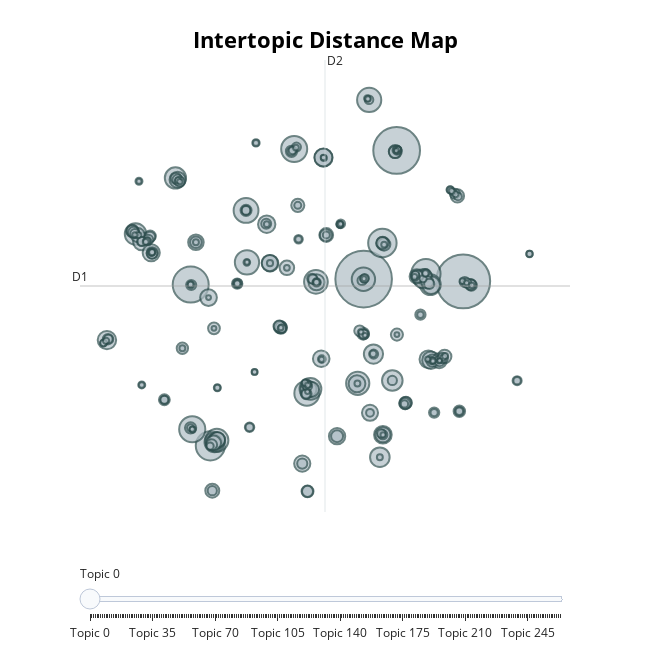

Notebook code cell kept with this figure:
### Code cell
topic_model.visualize_topics()

### Figure 1 — Plotly figure (JSON) as saved in the notebook; plotly's stock layout.template omitted (floating-point values rounded to 4 significant figures; data arrays with more than 128 entries replaced by an {"elided": "..."} marker saying what was removed)
{"data": [{"customdata": {"elided": "264x3 mixed values"}, "hovertemplate": "<b>Topic %{customdata[0]}</b><br>%{customdata[1]}<br>Size: %{customdata[2]}", "legendgroup": "", "marker": {"color": "#B0BEC5", "line": {"color": "DarkSlateGrey", "width": 2}, "size": {"elided": "264 int values"}, "sizemode": "area", "sizeref": 0.8512, "symbol": "circle"}, "mode": "markers", "name": "", "orientation": "v", "showlegend": false, "type": "scatter", "x": {"elided": "264 float values"}, "xaxis": "x", "y": {"elided": "264 float values"}, "yaxis": "y"}], "layout": {"annotations": [{"showarrow": false, "text": "D1", "x": -12.95, "y": 5.78, "yshift": 10}, {"showarrow": false, "text": "D2", "x": 4.715, "xshift": 10, "y": 25.03}], "height": 650, "hoverlabel": {"bgcolor": "white", "font": {"family": "Rockwell", "size": 16}}, "legend": {"itemsizing": "constant", "tracegroupgap": 0}, "margin": {"t": 60}, "shapes": [{"line": {"color": "#CFD8DC", "width": 2}, "type": "line", "x0": 4.715, "x1": 4.715, "y0": -13.47, "y1": 25.03}, {"line": {"color": "#9E9E9E", "width": 2}, "type": "line", "x0": -12.95, "x1": 22.38, "y0": 5.78, "y1": 5.78}], "sliders": [{"active": 0, "pad": {"t": 50}, "steps": [{"args": [{"marker.color": {"elided": "1x264 str values"}}], "label": "Topic 0", "method": "update"}, {"args": [{"marker.color": {"elided": "1x264 str values"}}], "label": "Topic 1", "method": "update"}, {"args": [{"marker.color": {"elided": "1x264 str values"}}], "label": "Topic 2", "method": "update"}, {"args": [{"marker.color": {"elided": "1x264 str values"}}], "label": "Topic 3", "method": "update"}, {"args": [{"marker.color": {"elided": "1x264 str values"}}], "label": "Topic 4", "method": "update"}, {"args": [{"marker.color": {"elided": "1x264 str values"}}], "label": "Topic 5", "method": "update"}, {"args": [{"marker.color": {"elided": "1x264 str values"}}], "label": "Topic 6", "method": "update"}, {"args": [{"marker.color": {"elided": "1x264 str values"}}], "label": "Topic 7", "method": "update"}, {"args": [{"marker.color": {"elided": "1x264 str values"}}], "label": "Topic 8", "method": "update"}, {"args": [{"marker.color": {"elided": "1x264 str values"}}], "label": "Topic 9", "method": "update"}, {"args": [{"marker.color": {"elided": "1x264 str values"}}], "label": "Topic 10", "method": "update"}, {"args": [{"marker.color": {"elided": "1x264 str values"}}], "label": "Topic 11", "method": "update"}, {"args": [{"marker.color": {"elided": "1x264 str values"}}], "label": "Topic 12", "method": "update"}, {"args": [{"marker.color": {"elided": "1x264 str values"}}], "label": "Topic 13", "method": "update"}, {"args": [{"marker.color": {"elided": "1x264 str values"}}], "label": "Topic 14", "method": "update"}, {"args": [{"marker.color": {"elided": "1x264 str values"}}], "label": "Topic 15", "method": "update"}, {"args": [{"marker.color": {"elided": "1x264 str values"}}], "label": "Topic 16", "method": "update"}, {"args": [{"marker.color": {"elided": "1x264 str values"}}], "label": "Topic 17", "method": "update"}, {"args": [{"marker.color": {"elided": "1x264 str values"}}], "label": "Topic 18", "method": "update"}, {"args": [{"marker.color": {"elided": "1x264 str values"}}], "label": "Topic 19", "method": "update"}, {"args": [{"marker.color": {"elided": "1x264 str values"}}], "label": "Topic 20", "method": "update"}, {"args": [{"marker.color": {"elided": "1x264 str values"}}], "label": "Topic 21", "method": "update"}, {"args": [{"marker.color": {"elided": "1x264 str values"}}], "label": "Topic 22", "method": "update"}, {"args": [{"marker.color": {"elided": "1x264 str values"}}], "label": "Topic 23", "method": "update"}, {"args": [{"marker.color": {"elided": "1x264 str values"}}], "label": "Topic 24", "method": "update"}, {"args": [{"marker.color": {"elided": "1x264 str values"}}], "label": "Topic 25", "method": "update"}, {"args": [{"marker.color": {"elided": "1x264 str values"}}], "label": "Topic 26", "method": "update"}, {"args": [{"marker.color": {"elided": "1x264 str values"}}], "label": "Topic 27", "method": "update"}, {"args": [{"marker.color": {"elided": "1x264 str values"}}], "label": "Topic 28", "method": "update"}, {"args": [{"marker.color": {"elided": "1x264 str values"}}], "label": "Topic 29", "method": "update"}, {"args": [{"marker.color": {"elided": "1x264 str values"}}], "label": "Topic 30", "method": "update"}, {"args": [{"marker.color": {"elided": "1x264 str values"}}], "label": "Topic 31", "method": "update"}, {"args": [{"marker.color": {"elided": "1x264 str values"}}], "label": "Topic 32", "method": "update"}, {"args": [{"marker.color": {"elided": "1x264 str values"}}], "label": "Topic 33", "method": "update"}, {"args": [{"marker.color": {"elided": "1x264 str values"}}], "label": "Topic 34", "method": "update"}, {"args": [{"marker.color": {"elided": "1x264 str values"}}], "label": "Topic 35", "method": "update"}, {"args": [{"marker.color": {"elided": "1x264 str values"}}], "label": "Topic 36", "method": "update"}, {"args": [{"marker.color": {"elided": "1x264 str values"}}], "label": "Topic 37", "method": "update"}, {"args": [{"marker.color": {"elided": "1x264 str values"}}], "label": "Topic 38", "method": "update"}, {"args": [{"marker.color": {"elided": "1x264 str values"}}], "label": "Topic 39", "method": "update"}, {"args": [{"marker.color": {"elided": "1x264 str values"}}], "label": "Topic 40", "method": "update"}, {"args": [{"marker.color": {"elided": "1x264 str values"}}], "label": "Topic 41", "method": "update"}, {"args": [{"marker.color": {"elided": "1x264 str values"}}], "label": "Topic 42", "method": "update"}, {"args": [{"marker.color": {"elided": "1x264 str values"}}], "label": "Topic 43", "method": "update"}, {"args": [{"marker.color": {"elided": "1x264 str values"}}], "label": "Topic 44", "method": "update"}, {"args": [{"marker.color": {"elided": "1x264 str values"}}], "label": "Topic 45", "method": "update"}, {"args": [{"marker.color": {"elided": "1x264 str values"}}], "label": "Topic 46", "method": "update"}, {"args": [{"marker.color": {"elided": "1x264 str values"}}], "label": "Topic 47", "method": "update"}, {"args": [{"marker.color": {"elided": "1x264 str values"}}], "label": "Topic 48", "method": "update"}, {"args": [{"marker.color": {"elided": "1x264 str values"}}], "label": "Topic 49", "method": "update"}, {"args": [{"marker.color": {"elided": "1x264 str values"}}], "label": "Topic 50", "method": "update"}, {"args": [{"marker.color": {"elided": "1x264 str values"}}], "label": "Topic 51", "method": "update"}, {"args": [{"marker.color": {"elided": "1x264 str values"}}], "label": "Topic 52", "method": "update"}, {"args": [{"marker.color": {"elided": "1x264 str values"}}], "label": "Topic 53", "method": "update"}, {"args": [{"marker.color": {"elided": "1x264 str values"}}], "label": "Topic 54", "method": "update"}, {"args": [{"marker.color": {"elided": "1x264 str values"}}], "label": "Topic 55", "method": "update"}, {"args": [{"marker.color": {"elided": "1x264 str values"}}], "label": "Topic 56", "method": "update"}, {"args": [{"marker.color": {"elided": "1x264 str values"}}], "label": "Topic 57", "method": "update"}, {"args": [{"marker.color": {"elided": "1x264 str values"}}], "label": "Topic 58", "method": "update"}, {"args": [{"marker.color": {"elided": "1x264 str values"}}], "label": "Topic 59", "method": "update"}, {"args": [{"marker.color": {"elided": "1x264 str values"}}], "label": "Topic 60", "method": "update"}, {"args": [{"marker.color": {"elided": "1x264 str values"}}], "label": "Topic 61", "method": "update"}, {"args": [{"marker.color": {"elided": "1x264 str values"}}], "label": "Topic 62", "method": "update"}, {"args": [{"marker.color": {"elided": "1x264 str values"}}], "label": "Topic 63", "method": "update"}, {"args": [{"marker.color": {"elided": "1x264 str values"}}], "label": "Topic 64", "method": "update"}, {"args": [{"marker.color": {"elided": "1x264 str values"}}], "label": "Topic 65", "method": "update"}, {"args": [{"marker.color": {"elided": "1x264 str values"}}], "label": "Topic 66", "method": "update"}, {"args": [{"marker.color": {"elided": "1x264 str values"}}], "label": "Topic 67", "method": "update"}, {"args": [{"marker.color": {"elided": "1x264 str values"}}], "label": "Topic 68", "method": "update"}, {"args": [{"marker.color": {"elided": "1x264 str values"}}], "label": "Topic 69", "method": "update"}, {"args": [{"marker.color": {"elided": "1x264 str values"}}], "label": "Topic 70", "method": "update"}, {"args": [{"marker.color": {"elided": "1x264 str values"}}], "label": "Topic 71", "method": "update"}, {"args": [{"marker.color": {"elided": "1x264 str values"}}], "label": "Topic 72", "method": "update"}, {"args": [{"marker.color": {"elided": "1x264 str values"}}], "label": "Topic 73", "method": "update"}, {"args": [{"marker.color": {"elided": "1x264 str values"}}], "label": "Topic 74", "method": "update"}, {"args": [{"marker.color": {"elided": "1x264 str values"}}], "label": "Topic 75", "method": "update"}, {"args": [{"marker.color": {"elided": "1x264 str values"}}], "label": "Topic 76", "method": "update"}, {"args": [{"marker.color": {"elided": "1x264 str values"}}], "label": "Topic 77", "method": "update"}, {"args": [{"marker.color": {"elided": "1x264 str values"}}], "label": "Topic 78", "method": "update"}, {"args": [{"marker.color": {"elided": "1x264 str values"}}], "label": "Topic 79", "method": "update"}, {"args": [{"marker.color": {"elided": "1x264 str values"}}], "label": "Topic 80", "method": "update"}, {"args": [{"marker.color": {"elided": "1x264 str values"}}], "label": "Topic 81", "method": "update"}, {"args": [{"marker.color": {"elided": "1x264 str values"}}], "label": "Topic 82", "method": "update"}, {"args": [{"marker.color": {"elided": "1x264 str values"}}], "label": "Topic 83", "method": "update"}, {"args": [{"marker.color": {"elided": "1x264 str values"}}], "label": "Topic 84", "method": "update"}, {"args": [{"marker.color": {"elided": "1x264 str values"}}], "label": "Topic 85", "method": "update"}, {"args": [{"marker.color": {"elided": "1x264 str values"}}], "label": "Topic 86", "method": "update"}, {"args": [{"marker.color": {"elided": "1x264 str values"}}], "label": "Topic 87", "method": "update"}, {"args": [{"marker.color": {"elided": "1x264 str values"}}], "label": "Topic 88", "method": "update"}, {"args": [{"marker.color": {"elided": "1x264 str values"}}], "label": "Topic 89", "method": "update"}, {"args": [{"marker.color": {"elided": "1x264 str values"}}], "label": "Topic 90", "method": "update"}, {"args": [{"marker.color": {"elided": "1x264 str values"}}], "label": "Topic 91", "method": "update"}, {"args": [{"marker.color": {"elided": "1x264 str values"}}], "label": "Topic 92", "method": "update"}, {"args": [{"marker.color": {"elided": "1x264 str values"}}], "label": "Topic 93", "method": "update"}, {"args": [{"marker.color": {"elided": "1x264 str values"}}], "label": "Topic 94", "method": "update"}, {"args": [{"marker.color": {"elided": "1x264 str values"}}], "label": "Topic 95", "method": "update"}, {"args": [{"marker.color": {"elided": "1x264 str values"}}], "label": "Topic 96", "method": "update"}, {"args": [{"marker.color": {"elided": "1x264 str values"}}], "label": "Topic 97", "method": "update"}, {"args": [{"marker.color": {"elided": "1x264 str values"}}], "label": "Topic 98", "method": "update"}, {"args": [{"marker.color": {"elided": "1x264 str values"}}], "label": "Topic 99", "method": "update"}, {"args": [{"marker.color": {"elided": "1x264 str values"}}], "label": "Topic 100", "method": "update"}, {"args": [{"marker.color": {"elided": "1x264 str values"}}], "label": "Topic 101", "method": "update"}, {"args": [{"marker.color": {"elided": "1x264 str values"}}], "label": "Topic 102", "method": "update"}, {"args": [{"marker.color": {"elided": "1x264 str values"}}], "label": "Topic 103", "method": "update"}, {"args": [{"marker.color": {"elided": "1x264 str values"}}], "label": "Topic 104", "method": "update"}, {"args": [{"marker.color": {"elided": "1x264 str values"}}], "label": "Topic 105", "method": "update"}, {"args": [{"marker.color": {"elided": "1x264 str values"}}], "label": "Topic 106", "method": "update"}, {"args": [{"marker.color": {"elided": "1x264 str values"}}], "label": "Topic 107", "method": "update"}, {"args": [{"marker.color": {"elided": "1x264 str values"}}], "label": "Topic 108", "method": "update"}, {"args": [{"marker.color": {"elided": "1x264 str values"}}], "label": "Topic 109", "method": "update"}, {"args": [{"marker.color": {"elided": "1x264 str values"}}], "label": "Topic 110", "method": "update"}, {"args": [{"marker.color": {"elided": "1x264 str values"}}], "label": "Topic 111", "method": "update"}, {"args": [{"marker.color": {"elided": "1x264 str values"}}], "label": "Topic 112", "method": "update"}, {"args": [{"marker.color": {"elided": "1x264 str values"}}], "label": "Topic 113", "method": "update"}, {"args": [{"marker.color": {"elided": "1x264 str values"}}], "label": "Topic 114", "method": "update"}, {"args": [{"marker.color": {"elided": "1x264 str values"}}], "label": "Topic 115", "method": "update"}, {"args": [{"marker.color": {"elided": "1x264 str values"}}], "label": "Topic 116", "method": "update"}, {"args": [{"marker.color": {"elided": "1x264 str values"}}], "label": "Topic 117", "method": "update"}, {"args": [{"marker.color": {"elided": "1x264 str values"}}], "label": "Topic 118", "method": "update"}, {"args": [{"marker.color": {"elided": "1x264 str values"}}], "label": "Topic 119", "method": "update"}, {"args": [{"marker.color": {"elided": "1x264 str values"}}], "label": "Topic 120", "method": "update"}, {"args": [{"marker.color": {"elided": "1x264 str values"}}], "label": "Topic 121", "method": "update"}, {"args": [{"marker.color": {"elided": "1x264 str values"}}], "label": "Topic 122", "method": "update"}, {"args": [{"marker.color": {"elided": "1x264 str values"}}], "label": "Topic 123", "method": "update"}, {"args": [{"marker.color": {"elided": "1x264 str values"}}], "label": "Topic 124", "method": "update"}, {"args": [{"marker.color": {"elided": "1x264 str values"}}], "label": "Topic 125", "method": "update"}, {"args": [{"marker.color": {"elided": "1x264 str values"}}], "label": "Topic 126", "method": "update"}, {"args": [{"marker.color": {"elided": "1x264 str values"}}], "label": "Topic 127", "method": "update"}, {"args": [{"marker.color": {"elided": "1x264 str values"}}], "label": "Topic 128", "method": "update"}, {"args": [{"marker.color": {"elided": "1x264 str values"}}], "label": "Topic 129", "method": "update"}, {"args": [{"marker.color": {"elided": "1x264 str values"}}], "label": "Topic 130", "method": "update"}, {"args": [{"marker.color": {"elided": "1x264 str values"}}], "label": "Topic 131", "method": "update"}, {"args": [{"marker.color": {"elided": "1x264 str values"}}], "label": "Topic 132", "method": "update"}, {"args": [{"marker.color": {"elided": "1x264 str values"}}], "label": "Topic 133", "method": "update"}, {"args": [{"marker.color": {"elided": "1x264 str values"}}], "label": "Topic 134", "method": "update"}, {"args": [{"marker.color": {"elided": "1x264 str values"}}], "label": "Topic 135", "method": "update"}, {"args": [{"marker.color": {"elided": "1x264 str values"}}], "label": "Topic 136", "method": "update"}, {"args": [{"marker.color": {"elided": "1x264 str values"}}], "label": "Topic 137", "method": "update"}, {"args": [{"marker.color": {"elided": "1x264 str values"}}], "label": "Topic 138", "method": "update"}, {"args": [{"marker.color": {"elided": "1x264 str values"}}], "label": "Topic 139", "method": "update"}, {"args": [{"marker.color": {"elided": "1x264 str values"}}], "label": "Topic 140", "method": "update"}, {"args": [{"marker.color": {"elided": "1x264 str values"}}], "label": "Topic 141", "method": "update"}, {"args": [{"marker.color": {"elided": "1x264 str values"}}], "label": "Topic 142", "method": "update"}, {"args": [{"marker.color": {"elided": "1x264 str values"}}], "label": "Topic 143", "method": "update"}, {"args": [{"marker.color": {"elided": "1x264 str values"}}], "label": "Topic 144", "method": "update"}, {"args": [{"marker.color": {"elided": "1x264 str values"}}], "label": "Topic 145", "method": "update"}, {"args": [{"marker.color": {"elided": "1x264 str values"}}], "label": "Topic 146", "method": "update"}, {"args": [{"marker.color": {"elided": "1x264 str values"}}], "label": "Topic 147", "method": "update"}, {"args": [{"marker.color": {"elided": "1x264 str values"}}], "label": "Topic 148", "method": "update"}, {"args": [{"marker.color": {"elided": "1x264 str values"}}], "label": "Topic 149", "method": "update"}, {"args": [{"marker.color": {"elided": "1x264 str values"}}], "label": "Topic 150", "method": "update"}, {"args": [{"marker.color": {"elided": "1x264 str values"}}], "label": "Topic 151", "method": "update"}, {"args": [{"marker.color": {"elided": "1x264 str values"}}], "label": "Topic 152", "method": "update"}, {"args": [{"marker.color": {"elided": "1x264 str values"}}], "label": "Topic 153", "method": "update"}, {"args": [{"marker.color": {"elided": "1x264 str values"}}], "label": "Topic 154", "method": "update"}, {"args": [{"marker.color": {"elided": "1x264 str values"}}], "label": "Topic 155", "method": "update"}, {"args": [{"marker.color": {"elided": "1x264 str values"}}], "label": "Topic 156", "method": "update"}, {"args": [{"marker.color": {"elided": "1x264 str values"}}], "label": "Topic 157", "method": "update"}, {"args": [{"marker.color": {"elided": "1x264 str values"}}], "label": "Topic 158", "method": "update"}, {"args": [{"marker.color": {"elided": "1x264 str values"}}], "label": "Topic 159", "method": "update"}, {"args": [{"marker.color": {"elided": "1x264 str values"}}], "label": "Topic 160", "method": "update"}, {"args": [{"marker.color": {"elided": "1x264 str values"}}], "label": "Topic 161", "method": "update"}, {"args": [{"marker.color": {"elided": "1x264 str values"}}], "label": "Topic 162", "method": "update"}, {"args": [{"marker.color": {"elided": "1x264 str values"}}], "label": "Topic 163", "method": "update"}, {"args": [{"marker.color": {"elided": "1x264 str values"}}], "label": "Topic 164", "method": "update"}, {"args": [{"marker.color": {"elided": "1x264 str values"}}], "label": "Topic 165", "method": "update"}, {"args": [{"marker.color": {"elided": "1x264 str values"}}], "label": "Topic 166", "method": "update"}, {"args": [{"marker.color": {"elided": "1x264 str values"}}], "label": "Topic 167", "method": "update"}, {"args": [{"marker.color": {"elided": "1x264 str values"}}], "label": "Topic 168", "method": "update"}, {"args": [{"marker.color": {"elided": "1x264 str values"}}], "label": "Topic 169", "method": "update"}, {"args": [{"marker.color": {"elided": "1x264 str values"}}], "label": "Topic 170", "method": "update"}, {"args": [{"marker.color": {"elided": "1x264 str values"}}], "label": "Topic 171", "method": "update"}, {"args": [{"marker.color": {"elided": "1x264 str values"}}], "label": "Topic 172", "method": "update"}, {"args": [{"marker.color": {"elided": "1x264 str values"}}], "label": "Topic 173", "method": "update"}, {"args": [{"marker.color": {"elided": "1x264 str values"}}], "label": "Topic 174", "method": "update"}, {"args": [{"marker.color": {"elided": "1x264 str values"}}], "label": "Topic 175", "method": "update"}, {"args": [{"marker.color": {"elided": "1x264 str values"}}], "label": "Topic 176", "method": "update"}, {"args": [{"marker.color": {"elided": "1x264 str values"}}], "label": "Topic 177", "method": "update"}, {"args": [{"marker.color": {"elided": "1x264 str values"}}], "label": "Topic 178", "method": "update"}, {"args": [{"marker.color": {"elided": "1x264 str values"}}], "label": "Topic 179", "method": "update"}, {"args": [{"marker.color": {"elided": "1x264 str values"}}], "label": "Topic 180", "method": "update"}, {"args": [{"marker.color": {"elided": "1x264 str values"}}], "label": "Topic 181", "method": "update"}, {"args": [{"marker.color": {"elided": "1x264 str values"}}], "label": "Topic 182", "method": "update"}, {"args": [{"marker.color": {"elided": "1x264 str values"}}], "label": "Topic 183", "method": "update"}, {"args": [{"marker.color": {"elided": "1x264 str values"}}], "label": "Topic 184", "method": "update"}, {"args": [{"marker.color": {"elided": "1x264 str values"}}], "label": "Topic 185", "method": "update"}, {"args": [{"marker.color": {"elided": "1x264 str values"}}], "label": "Topic 186", "method": "update"}, {"args": [{"marker.color": {"elided": "1x264 str values"}}], "label": "Topic 187", "method": "update"}, {"args": [{"marker.color": {"elided": "1x264 str values"}}], "label": "Topic 188", "method": "update"}, {"args": [{"marker.color": {"elided": "1x264 str values"}}], "label": "Topic 189", "method": "update"}, {"args": [{"marker.color": {"elided": "1x264 str values"}}], "label": "Topic 190", "method": "update"}, {"args": [{"marker.color": {"elided": "1x264 str values"}}], "label": "Topic 191", "method": "update"}, {"args": [{"marker.color": {"elided": "1x264 str values"}}], "label": "Topic 192", "method": "update"}, {"args": [{"marker.color": {"elided": "1x264 str values"}}], "label": "Topic 193", "method": "update"}, {"args": [{"marker.color": {"elided": "1x264 str values"}}], "label": "Topic 194", "method": "update"}, {"args": [{"marker.color": {"elided": "1x264 str values"}}], "label": "Topic 195", "method": "update"}, {"args": [{"marker.color": {"elided": "1x264 str values"}}], "label": "Topic 196", "method": "update"}, {"args": [{"marker.color": {"elided": "1x264 str values"}}], "label": "Topic 197", "method": "update"}, {"args": [{"marker.color": {"elided": "1x264 str values"}}], "label": "Topic 198", "method": "update"}, {"args": [{"marker.color": {"elided": "1x264 str values"}}], "label": "Topic 199", "method": "update"}, {"args": [{"marker.color": {"elided": "1x264 str values"}}], "label": "Topic 200", "method": "update"}, {"args": [{"marker.color": {"elided": "1x264 str values"}}], "label": "Topic 201", "method": "update"}, {"args": [{"marker.color": {"elided": "1x264 str values"}}], "label": "Topic 202", "method": "update"}, {"args": [{"marker.color": {"elided": "1x264 str values"}}], "label": "Topic 203", "method": "update"}, {"args": [{"marker.color": {"elided": "1x264 str values"}}], "label": "Topic 204", "method": "update"}, {"args": [{"marker.color": {"elided": "1x264 str values"}}], "label": "Topic 205", "method": "update"}, {"args": [{"marker.color": {"elided": "1x264 str values"}}], "label": "Topic 206", "method": "update"}, {"args": [{"marker.color": {"elided": "1x264 str values"}}], "label": "Topic 207", "method": "update"}, {"args": [{"marker.color": {"elided": "1x264 str values"}}], "label": "Topic 208", "method": "update"}, {"args": [{"marker.color": {"elided": "1x264 str values"}}], "label": "Topic 209", "method": "update"}, {"args": [{"marker.color": {"elided": "1x264 str values"}}], "label": "Topic 210", "method": "update"}, {"args": [{"marker.color": {"elided": "1x264 str values"}}], "label": "Topic 211", "method": "update"}, {"args": [{"marker.color": {"elided": "1x264 str values"}}], "label": "Topic 212", "method": "update"}, {"args": [{"marker.color": {"elided": "1x264 str values"}}], "label": "Topic 213", "method": "update"}, {"args": [{"marker.color": {"elided": "1x264 str values"}}], "label": "Topic 214", "method": "update"}, {"args": [{"marker.color": {"elided": "1x264 str values"}}], "label": "Topic 215", "method": "update"}, {"args": [{"marker.color": {"elided": "1x264 str values"}}], "label": "Topic 216", "method": "update"}, {"args": [{"marker.color": {"elided": "1x264 str values"}}], "label": "Topic 217", "method": "update"}, {"args": [{"marker.color": {"elided": "1x264 str values"}}], "label": "Topic 218", "method": "update"}, {"args": [{"marker.color": {"elided": "1x264 str values"}}], "label": "Topic 219", "method": "update"}, {"args": [{"marker.color": {"elided": "1x264 str values"}}], "label": "Topic 220", "method": "update"}, {"args": [{"marker.color": {"elided": "1x264 str values"}}], "label": "Topic 221", "method": "update"}, {"args": [{"marker.color": {"elided": "1x264 str values"}}], "label": "Topic 222", "method": "update"}, {"args": [{"marker.color": {"elided": "1x264 str values"}}], "label": "Topic 223", "method": "update"}, {"args": [{"marker.color": {"elided": "1x264 str values"}}], "label": "Topic 224", "method": "update"}, {"args": [{"marker.color": {"elided": "1x264 str values"}}], "label": "Topic 225", "method": "update"}, {"args": [{"marker.color": {"elided": "1x264 str values"}}], "label": "Topic 226", "method": "update"}, {"args": [{"marker.color": {"elided": "1x264 str values"}}], "label": "Topic 227", "method": "update"}, {"args": [{"marker.color": {"elided": "1x264 str values"}}], "label": "Topic 228", "method": "update"}, {"args": [{"marker.color": {"elided": "1x264 str values"}}], "label": "Topic 229", "method": "update"}, {"args": [{"marker.color": {"elided": "1x264 str values"}}], "label": "Topic 230", "method": "update"}, {"args": [{"marker.color": {"elided": "1x264 str values"}}], "label": "Topic 231", "method": "update"}, {"args": [{"marker.color": {"elided": "1x264 str values"}}], "label": "Topic 232", "method": "update"}, {"args": [{"marker.color": {"elided": "1x264 str values"}}], "label": "Topic 233", "method": "update"}, {"args": [{"marker.color": {"elided": "1x264 str values"}}], "label": "Topic 234", "method": "update"}, {"args": [{"marker.color": {"elided": "1x264 str values"}}], "label": "Topic 235", "method": "update"}, {"args": [{"marker.color": {"elided": "1x264 str values"}}], "label": "Topic 236", "method": "update"}, {"args": [{"marker.color": {"elided": "1x264 str values"}}], "label": "Topic 237", "method": "update"}, {"args": [{"marker.color": {"elided": "1x264 str values"}}], "label": "Topic 238", "method": "update"}, {"args": [{"marker.color": {"elided": "1x264 str values"}}], "label": "Topic 239", "method": "update"}, {"args": [{"marker.color": {"elided": "1x264 str values"}}], "label": "Topic 240", "method": "update"}, {"args": [{"marker.color": {"elided": "1x264 str values"}}], "label": "Topic 241", "method": "update"}, {"args": [{"marker.color": {"elided": "1x264 str values"}}], "label": "Topic 242", "method": "update"}, {"args": [{"marker.color": {"elided": "1x264 str values"}}], "label": "Topic 243", "method": "update"}, {"args": [{"marker.color": {"elided": "1x264 str values"}}], "label": "Topic 244", "method": "update"}, {"args": [{"marker.color": {"elided": "1x264 str values"}}], "label": "Topic 245", "method": "update"}, {"args": [{"marker.color": {"elided": "1x264 str values"}}], "label": "Topic 246", "method": "update"}, {"args": [{"marker.color": {"elided": "1x264 str values"}}], "label": "Topic 247", "method": "update"}, {"args": [{"marker.color": {"elided": "1x264 str values"}}], "label": "Topic 248", "method": "update"}, {"args": [{"marker.color": {"elided": "1x264 str values"}}], "label": "Topic 249", "method": "update"}, {"args": [{"marker.color": {"elided": "1x264 str values"}}], "label": "Topic 250", "method": "update"}, {"args": [{"marker.color": {"elided": "1x264 str values"}}], "label": "Topic 251", "method": "update"}, {"args": [{"marker.color": {"elided": "1x264 str values"}}], "label": "Topic 252", "method": "update"}, {"args": [{"marker.color": {"elided": "1x264 str values"}}], "label": "Topic 253", "method": "update"}, {"args": [{"marker.color": {"elided": "1x264 str values"}}], "label": "Topic 254", "method": "update"}, {"args": [{"marker.color": {"elided": "1x264 str values"}}], "label": "Topic 255", "method": "update"}, {"args": [{"marker.color": {"elided": "1x264 str values"}}], "label": "Topic 256", "method": "update"}, {"args": [{"marker.color": {"elided": "1x264 str values"}}], "label": "Topic 257", "method": "update"}, {"args": [{"marker.color": {"elided": "1x264 str values"}}], "label": "Topic 258", "method": "update"}, {"args": [{"marker.color": {"elided": "1x264 str values"}}], "label": "Topic 259", "method": "update"}, {"args": [{"marker.color": {"elided": "1x264 str values"}}], "label": "Topic 260", "method": "update"}, {"args": [{"marker.color": {"elided": "1x264 str values"}}], "label": "Topic 261", "method": "update"}, {"args": [{"marker.color": {"elided": "1x264 str values"}}], "label": "Topic 262", "method": "update"}, {"args": [{"marker.color": {"elided": "1x264 str values"}}], "label": "Topic 263", "method": "update"}]}], "title": {"font": {"color": "Black", "size": 22}, "text": "<b>Intertopic Distance Map</b>", "x": 0.5, "xanchor": "center", "y": 0.95, "yanchor": "top"}, "width": 650, "xaxis": {"anchor": "y", "domain": [0, 1], "range": [-12.95, 22.38], "title": {"text": ""}, "visible": false}, "yaxis": {"anchor": "x", "domain": [0, 1], "range": [-13.47, 25.03], "title": {"text": ""}, "visible": false}}}
